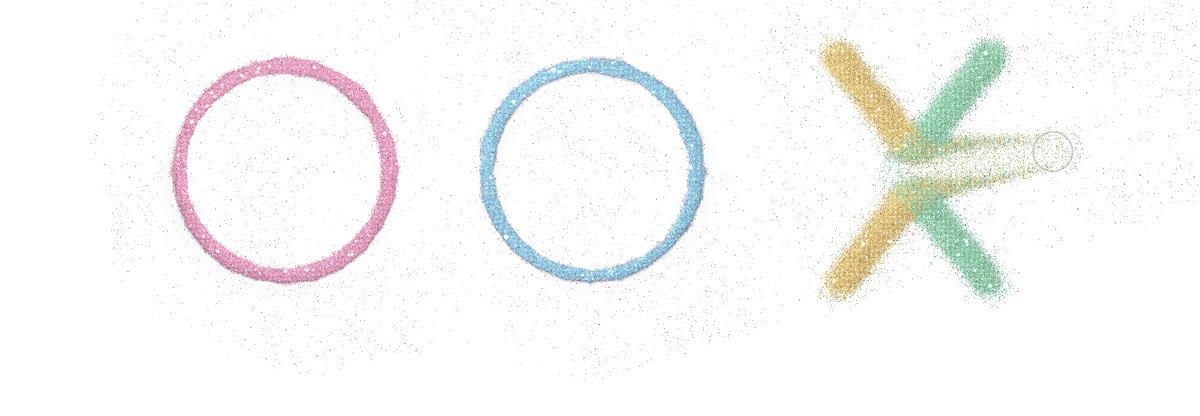
#> input picture _REVIEW/harness/reference/ref_colours.jpg, 1200 x 416 px
$ python pb_powder_periodicity.py reference/ref_colours.jpg
#> lines starting #> are read from the running program, lines starting #| are printed output that depends on the picture
#!/usr/bin/env python3
"""pb_powder_periodicity.py — spatial-periodicity acceptance test for the
glitter-powder renderers.

The exact bug this guards against (review "Root cause", 2026-10-31): a 6-7px
simulation-cell/bead lattice appearing in the final rendered material — visible
as rows/columns/cross-hatch. This test MUST FAIL automatically for any renderer
whose output carries dominant spectral peaks at the simulation-cell width, the
bead-subdivision width, or their integer harmonics.

It is NOT a visual/unit-test shortcut gate. It measures the actual rendered
image.

Usage:
    python pb_powder_periodicity.py <render.png> [--label NAME] [--fail-thresh F]
      where --fail-thresh is the autocorrelation strength (0..1) treated as an
      unacceptable lattice (default 0.10). Higher = stricter.

Output:
    for the supplied render PNG:
      - the 1D autocorrelation profile along rows (h) and columns (v),
      - the dominant periods with peak strength,
      - PASS/FAIL: FAIL iff a dominant periodic peak is found at a plausible
        lattice period (2..48 px) above the threshold on BOTH axes at the
        same period (a real grid) OR on a single axis only if the peak is
        extreme (> 0.30, e.g. an obvious single-axis stripe).
    prints an exit code 0 (pass) / 1 (fail).

Also, when given --side-by-side A.png B.png --diff-out out.png, writes a
REF|NAI|DIFF composite for visual comparison.
"""

import sys
import os
import math

def load(img, gray=True):
    from PIL import Image
    im = Image.open(img).convert("L" if gray else "RGB")
    return im

def autocorr_1d_profile(gray, axis):
    """Mean |diff| for a 1-px shift along `axis` (0=h along rows, 1=v down
    cols), normalized by the image mean contrast. Returns a list indexed by
    shift (1..N). Periodic images show a repeating low-diff at the period."""
    w, h = gray.size
    import numpy as np
    a = np.asarray(gray, dtype=np.float32)
    prof = []
    if axis == 0:  # horizontal shifts
        dmax = min(w // 2, 64)
        for s in range(1, dmax + 1):
            diff = np.mean(np.abs(a[:, s:] - a[:, :-s]))
            prof.append((s, diff))
    else:  # vertical shifts
        dmax = min(h // 2, 64)
        for s in range(1, dmax + 1):
            diff = np.mean(np.abs(a[s:, :] - a[:-s, :]))
            prof.append((s, diff))
    return prof

def detect_lattice(prof, fail_thresh):
    """Look for a clear periodic low-diff dip (repeat) at a small period.
    Period candidates 2..48. A real lattice yields local MINIMA at multiples
    of the base period with local MAXIMA in between (contrast of ~half period)."""
    import numpy as np
    vals = np.array([d for _, d in prof], dtype=np.float32)
    # don't examine the trivial far field; but keep full window
    base = None
    best = (0, 0.0)
    for p in range(2, min(len(vals) + 1, 49)):
        # consistency: avg value at multiples of p should be lower than that at
        # p//2 offsets (i.e. a dip at p, peak midway), seen across >=2 periods
        multiples = [p * k for k in range(1, 1 + len(vals) // p)]
        if len(multiples) < 2:
            continue
        mid = [max(1, p * k - p // 2) for k in range(1, 1 + len(vals) // p)]
        v_multi = np.mean(vals[[m - 1 for m in multiples if m - 1 < len(vals)]]) \
            if multiples else 1.0
        v_mid = np.mean(vals[[m - 1 for m in mid if m - 1 < len(vals)]]) if mid else 1.0
        contrast = (v_mid - v_multi) / (v_mid + v_multi + 1e-6)
        if contrast > best[1]:
            best = (p, float(contrast))
    return best

def peak_energy(gray, period):
    """How much periodicity energy sits at `period` (spectral, 2D FFT on a
    colour-luminance patch). Larger = sharper lattice."""
    import numpy as np
    a = np.asarray(gray, dtype=np.float32)
    # crop to a central power-of-two-ish window (at least 2*period)
    n = min(a.shape[0], a.shape[1])
    c = min(256, (n // 128) * 128)
    c = max(c, 2 * period * 2)
    c = min(c, n)
    y0 = (a.shape[0] - c) // 2
    x0 = (a.shape[1] - c) // 2
    patch = a[y0:y0 + c, x0:x0 + c] - a[y0:y0 + c, x0:x0 + c].mean()
    F = np.fft.fft2(patch)
    power = np.abs(np.fft.fftshift(F)) ** 2
    peaks = []
    for p in range(2, min(c // 2, 49)):
        fx = c // p
        fy = c // p
        # peak at frequency (c/p, 0) for vertical lines of period p, etc.
        for (py_, px_) in ((fy, 0), (0, fx), (fy, fx)):
            v = power[py_, px_] if py_ < power.shape[0] and px_ < power.shape[1] else 0.0
            peaks.append((p, v))
    denom = power.max() + 1e-6
    # highest normalized periodic peak
    bestp = max(peaks, key=lambda t: t[1])
    return bestp[0], bestp[1] / denom

def side_by_side(ref, nai, out):
    from PIL import Image
    import numpy as np
    r = load(ref, gray=False).convert("RGB")
    n = load(nai, gray=False).convert("RGB")
    w = min(r.width, n.width)
    h = min(r.height, n.height)
    r = r.resize((w, h)); n = n.resize((w, h))
    rn = np.asarray(r, dtype=np.float32)
    nn = np.asarray(n, dtype=np.float32)
    diff = np.abs(rn - nn)
    # amplify the diff for visibility
    diffimg = np.uint8(np.clip(diff * 6.0, 0, 255))
    d = Image.fromarray(diffimg)
    assert d.size == r.size
    comp = Image.new("RGB", (w * 3, h))
    comp.paste(r, (0, 0))
    comp.paste(n, (w, 0))
    comp.paste(d, (2 * w, 0))
    comp.save(out)
    return out

def main():
    import numpy as np
    args = sys.argv[1:]
    fail_thresh = 0.10
    label = "render"
    pair = None
    pngs = []
    i = 0
    while i < len(args):
        a = args[i]
        if a == "--fail-thresh":
            fail_thresh = float(args[i + 1]); i += 2
        elif a == "--label":
            label = args[i + 1]; i += 2
        elif a == "--side-by-side":
            pair = (args[i + 1], args[i + 2], args[i + 3]); i += 4
        else:
            pngs.append(a); i += 1

    if not pngs:
        print("usage: pb_powder_periodicity.py <render.png> [--label N] [--fail-thresh F] [--side-by-side A.png B.png out.png]")
        return 2

    overall_fail = False
    for png in pngs:
        if not os.path.exists(png):
            print(f"[{label}] MISSING {png}"); overall_fail = True; continue
        gray = load(png)
#> in load, `im = Image.open(img).convert("L" if gray else "RGB")`:
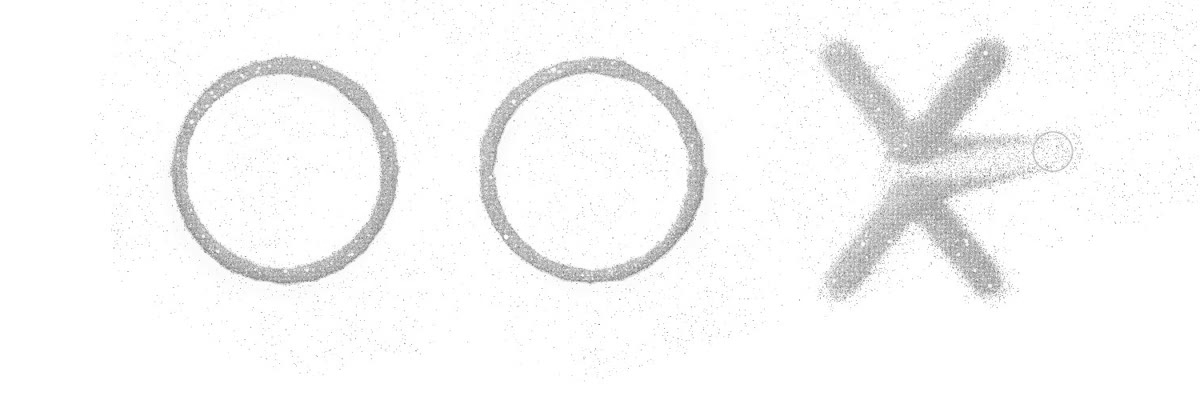
#> im: PIL image 1200x416 L; min 109, max 255, mean 248.1
        hp = autocorr_1d_profile(gray, 0)
#> the loop in autocorr_1d_profile, `for s in range(1, dmax + 1):` made 64 passes
#> diff on passes 1 to 12: 3.12, 3.92, 4.16, 4.39, 4.65, 4.98, 5.31, 5.59, 5.81, 6.07, 6.38, 6.68
#> after the loop in autocorr_1d_profile, `for s in range(1, dmax + 1):`: prof = 64 pairs, first value 1 to 64, second value 3.12 to 11.81
#> hp has the same summary as prof in autocorr_1d_profile
        vp = autocorr_1d_profile(gray, 1)
#> the loop in autocorr_1d_profile (call 2), `for s in range(1, dmax + 1):` made 64 passes
#> diff on passes 1 to 12: 3.11, 3.91, 4.16, 4.43, 4.71, 5.03, 5.35, 5.63, 5.87, 6.13, 6.44, 6.74
#> vp = 64 pairs, first value 1 to 64, second value 3.11 to 12.54
        h_base, h_contrast = detect_lattice(hp, fail_thresh)
#> in detect_lattice, `vals = np.array([d for _, d in prof], dtype=np.float32)`: vals = 64 values from 3.12 to 11.81
#> the loop in detect_lattice, `for p in range(2, min(len(vals) + 1, 49)):` made 47 passes
#> (multiples, mid, v_multi, v_mid, contrast) on passes 4 to 8: ([5, 10, 15, 20, 25, 30, 35, 40, 45, 50, 55, 60], [3, 8, 13, 18, 23, 28, 33, 38, 43, 48, 53, 58], 9.39, 9.13, -0.0139), ([6, 12, 18, 24, 30, 36, 42, 48, 54, 60], [3, 9, 15, 21, 27, 33, 39, 45, 51, 57], 9.47, 9.07, -0.0218), ([7, 14, 21, 28, 35, 42, 49, 56, 63], [4, 11, 18, 25, 32, 39, 46, 53, 60], 9.65, 9.26, -0.0204), ([8, 16, 24, 32, 40, 48, 56, 64], [4, 12, 20, 28, 36, 44, 52, 60], 9.75, 9.24, -0.0268), ([9, 18, 27, 36, 45, 54, 63], [5, 14, 23, 32, 41, 50, 59], 9.77, 9.26, -0.0268)
#> multiples on passes 32 to 37: [33], [34], [35], [36], [37], [38]
#> after the loop in detect_lattice, `for p in range(2, min(len(vals) + 1, 49)):`: best = (0, 0)
#> h_base = 0; h_contrast = 0
        v_base, v_contrast = detect_lattice(vp, fail_thresh)
#> the loop in detect_lattice (call 2), `for p in range(2, min(len(vals) + 1, 49)):` made 47 passes
#> (multiples, mid, v_multi, v_mid, contrast) on passes 4 to 8: ([5, 10, 15, 20, 25, 30, 35, 40, 45, 50, 55, 60], [3, 8, 13, 18, 23, 28, 33, 38, 43, 48, 53, 58], 9.7, 9.41, -0.0148), ([6, 12, 18, 24, 30, 36, 42, 48, 54, 60], [3, 9, 15, 21, 27, 33, 39, 45, 51, 57], 9.78, 9.33, -0.0231), ([7, 14, 21, 28, 35, 42, 49, 56, 63], [4, 11, 18, 25, 32, 39, 46, 53, 60], 9.98, 9.56, -0.0215), ([8, 16, 24, 32, 40, 48, 56, 64], [4, 12, 20, 28, 36, 44, 52, 60], 10.09, 9.54, -0.0278), ([9, 18, 27, 36, 45, 54, 63], [5, 14, 23, 32, 41, 50, 59], 10.11, 9.57, -0.0278)
#> v_base = 0; v_contrast = 0
        # Fourier confirmation
        spec_p, spec_e = peak_energy(gray, 8)
#> in peak_energy, `patch = a[y0:y0 + c, x0:x0 + c] - a[y0:y0 + c, x0:x0 + c].mean()`:
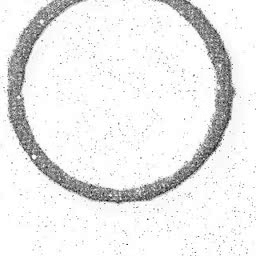
#> patch: shape (256, 256) float32; min -135.1, max 10.88, mean 0; drawn with min black and max white
#> in peak_energy, `power = np.abs(np.fft.fftshift(F)) ** 2`:
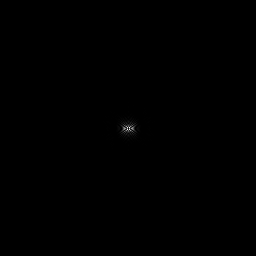
#> power: shape (256, 256) float64; min 0, max 4.81e+10, mean 35498929.6; drawn with min black and max white
#> after the loop in peak_energy, `for p in range(2, min(c // 2, 49)):`: peaks = 141 pairs, first value 2 to 48, second value 0 to 9614269.1
#> in peak_energy, `denom = power.max() + 1e-6`: denom = 4.81e+10
#> in peak_energy, `bestp = max(peaks, key=lambda t: t[1])`: bestp = (5, 9614269.1)
#> spec_p = 5; spec_e = 0.0002
        lat = False
        reasons = []
        same = (h_base == v_base and h_base > 0
                and h_contrast > fail_thresh and v_contrast > fail_thresh)
#> same = False
        single_extreme = (h_contrast > 0.30 or v_contrast > 0.30)
#> single_extreme = False
        if same:
            lat = True
            reasons.append(f"same-period grid on both axes (period {h_base}px, h{h_contrast:.2f}/v{v_contrast:.2f})")
        if single_extreme:
            lat = True
            reasons.append(f"extreme single-axis periodic stripe (h{h_contrast:.2f}/v{v_contrast:.2f})")
        print(f"[{label}] {os.path.basename(png)}")
        print(f"  h autocorr best period={h_base}px contrast={h_contrast:.3f}")
#|   h autocorr best period=0px contrast=0.000
        print(f"  v autocorr best period={v_base}px contrast={v_contrast:.3f}")
#|   v autocorr best period=0px contrast=0.000
        print(f"  fft dominant periodic period={spec_p}px energy={spec_e:.4f}")
#|   fft dominant periodic period=5px energy=0.0002
        if lat:
            print(f"  RESULT: FAIL — {'; '.join(reasons)}")
            overall_fail = True
        else:
            print(f"  RESULT: PASS — no dominant lattice (threshold {fail_thresh})")

    if 'pair' in locals() and pair:
        out = side_by_side(pair[0], pair[1], pair[2])
        print(f"side-by-side written: {out}")

    return 1 if overall_fail else 0

if __name__ == "__main__":
    sys.exit(main())
#> (the program exits here)
